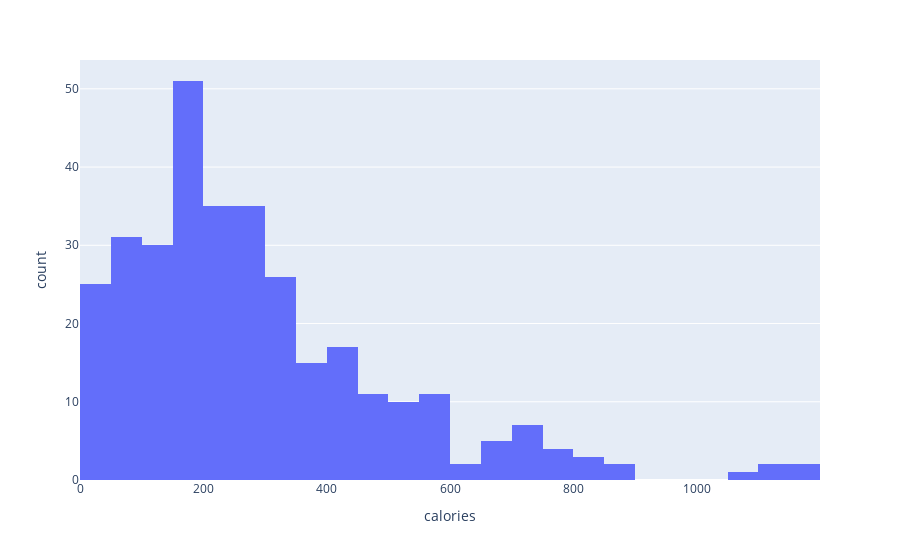

This figure's notebook cell:
### Code cell
# df['Calories'][df['Calories'].median()]
# df1 = df.loc[df['Calories'].isna()==True]
# df.drop(df1)
df.dropna(inplace=True)
df.isna().sum()
px.histogram(df, x='calories')

### Figure 1 — Plotly figure (JSON) as saved in the notebook; plotly's stock layout.template omitted (floating-point values rounded to 4 significant figures; data arrays with more than 128 entries replaced by an {"elided": "..."} marker saying what was removed)
{"data": [{"alignmentgroup": "True", "bingroup": "x", "hovertemplate": "calories=%{x}<br>count=%{y}<extra></extra>", "legendgroup": "", "marker": {"color": "#636efa", "pattern": {"shape": ""}}, "name": "", "offsetgroup": "", "orientation": "v", "showlegend": false, "type": "histogram", "x": {"elided": "325 int values"}, "xaxis": "x", "yaxis": "y"}], "layout": {"barmode": "relative", "legend": {"tracegroupgap": 0}, "margin": {"t": 60}, "xaxis": {"anchor": "y", "domain": [0, 1], "title": {"text": "calories"}}, "yaxis": {"anchor": "x", "domain": [0, 1], "title": {"text": "count"}}}}
